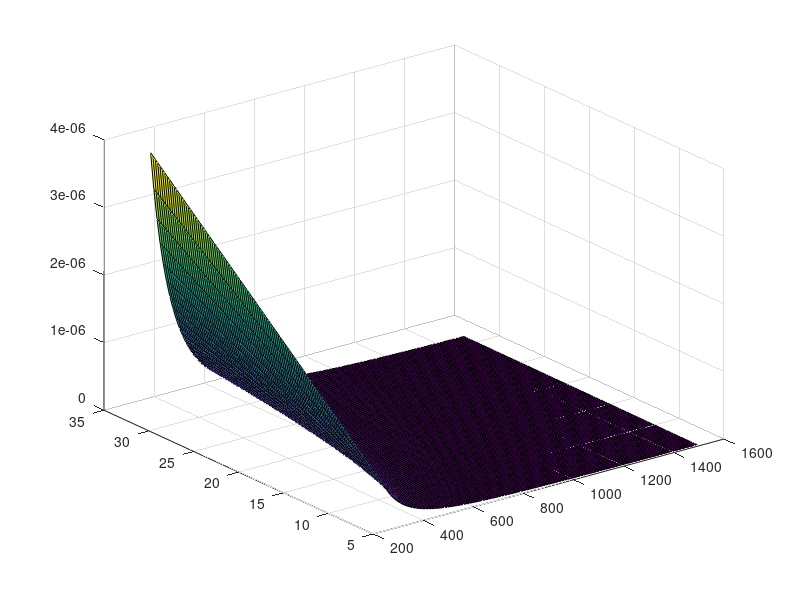

Write MATLAB code to recreate this figure.
clear;
close all;
clc;

%%          PARTIALS REPRESENTATION


% planet parameters
GM = 5.2;   % [m^3/s^2]
Re = 250;   % [m]

% create meshgrid
n = 100; % Define the number of points between a and b (adjust as needed)

x = linspace(Re, 6*Re, n);
y = linspace(GM, 6*GM, n);
[X, Y] = meshgrid(x, y);
Z = X.*0;

for j = 1:n
    for i = 1:n
        % current position value
        pos = X(i, j);
        gm  = Y(i, j);

        Z(i, j) = 2 * gm/pos^3;
    end
end

% plot figure
figure()
surf(X, Y, Z)
